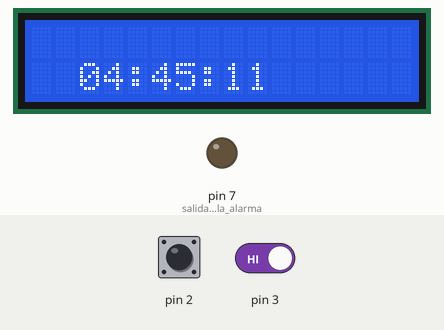
Simulated run of this sketch. Board: Arduino Uno, built with avr-gcc and run on an emulated ATmega328P. Shown: 16×2 character LCD, output pins drawn as LEDs (lit = HIGH). Inputs (shaded band) come from the test bench; at power-on: pin 2 HIGH, pin 3 HIGH. What the sketch prints to the serial monitor is not drawn.

Above: at 1.2 s.
1.3 s: pin 2 driven LOW
3.2 s: pin 2 driven HIGH
At 3.35 s:
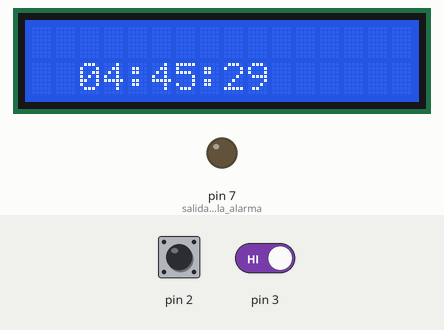
5.0 s: pin 3 driven LOW
6.9 s: pin 3 driven HIGH
At 7.05 s:
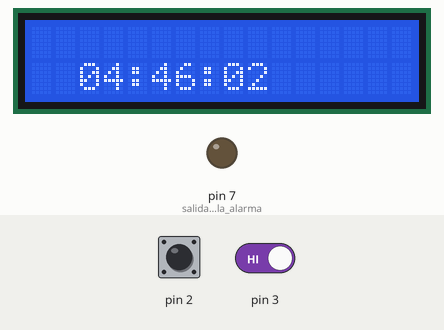
8.4 s: pin 2 driven LOW and pin 3 driven LOW
11.4 s: pin 2 pulsed HIGH 5 times (0.12 s each, 0.3 s apart)
Timing chart, 0 to 14.4 s (numbered marks = the images above; inputs shaded):
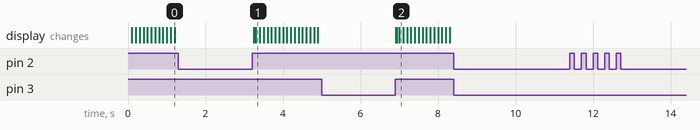

Measured:
- after the input at 1.3 s, every drawn part: stays the same
- after the input at 3.2 s, the display: first changes at once (image 1 shows a later state)
- after the input at 5.0 s, every drawn part: stays the same
- after the input at 6.9 s, the display: first changes at once (image 2 shows a later state)
- after the input at 8.4 s, every drawn part: stays the same
- after the input at 11.4 s, every drawn part: stays the same

The sketch:

Narvaez_Adonis_Alarma.ino
```cpp
/*UNIVERSIDAD TÉCNICA DEL NORTE
   FICA-CIERCOM
   MICROPROCESADOS

   Nombre: Adonis Narváez
   Fecha: 10-01-2019

   Temas:
   1.- Realizar un reloj con alarma mediante el uso de timers
*/
#include <LiquidCrystal.h>//libreria para el lcd
#include <MsTimer2.h>//libreria del timer 2


int cont = 0; //variable para los segundos
int minutos = 45; //variable para los minutos
int horas = 4; //variable para las horas

String minutero;  //variable para la cx serial
String horero;    //variable para la cx

int minuto;     //variable para la conversion de string a int
int hora;       //variable para la conversion de String a int

boolean a = true; //bandera
boolean b= false; //bandera


LiquidCrystal lcd (13, 12, 11, 10, 9, 8); //pines para conectar el lcd
void setup() {
  Serial.begin(9600); //inicializar la comunicacion serial
  pinMode(7, OUTPUT); //salida para la alarma
  attachInterrupt(0, on, LOW);  //interrupcion 1
  attachInterrupt(1, off, LOW); //interrupcion 2
  MsTimer2::set(100, reloj); //Configurar el timer2
  MsTimer2::start();  //inicializar el timer
  //configuracion inicial del lcd
  lcd.begin(16, 2);
  lcd.setCursor(4, 1);
  lcd.print(':');
  lcd.setCursor(7, 1);
  lcd.print(':');
  lcd.setCursor(8, 1);
  lcd.print(cont);
  lcd.setCursor(5, 1);
  lcd.print("00");
  lcd.setCursor(2, 1);
  lcd.print("00");
}

void loop() {
  //llamada al metodo de la alarma
  if (a == false) {
    alarma();
    a = true;
  }

}
//rutina del timer
void reloj() {
  cont++; //contador para los segundos

  if (cont > 59) {
    minutos++;  //Contador para los minutos
    cont = 0;   //resseteo de los segundos
    if (cont == 0) {
      lcd.setCursor(9, 1); //impresion en el lcd c
      lcd.print(" ");
    }
    if (minutos > 59) {
      horas++;    //contador para las horas
      minutos = 0; //reseteo de los minutos
      cont = 0;   //reseteo de los segundos
    }
    if (horas >= 24) { //Finalizacion del horero
      horas = 0; //reseteo de las horas
      minutos = 0; //reseteo de los minutos
      cont = 0; //reseteo de los segundos
    }
  }
  //impresion correcta en el lcd
  if (cont <= 9) {
    lcd.setCursor(9, 1);
    lcd.print(cont);
    lcd.setCursor(8, 1);
    lcd.print('0');
  } else {
    lcd.setCursor(8, 1);
    lcd.print(cont);
  }
  if (minutos <= 9) {
    lcd.setCursor(6, 1);
    lcd.print(minutos);
    lcd.setCursor(5, 1);
    lcd.print('0');
  } else {
    lcd.setCursor(5, 1);
    lcd.print(minutos);
  }

  if (horas <= 9) {
    lcd.setCursor(3, 1);
    lcd.print(horas);
    lcd.setCursor(2, 1);
    lcd.print('0');
  } else {
    lcd.setCursor(2, 1);
    lcd.print(horas);
  }
  //comparar tiempo de la alarma con la del reloj
  if(b==false){
if (hora < 24 && minuto < 60) {//limtes del horero y del minutero
    if (horas == hora && minutos == minuto) {
      digitalWrite(7, HIGH);  //salida en alto
    } else
    {
      digitalWrite(7, LOW);   //salida en bajo
    }
  } else {
    Serial.print("Hora ingresada incorrecta");  //mensaje de advertencia
  }
  }


}
//metodo de la alarma
void alarma() {
  if (Serial.available() > 0) {//ver si hay algo en la comunicacion serial
    b=false;
    Serial.print("Ingrese la hora: ");
    horero = Serial.readString();//lectura del string
    hora = String(horero).toInt();  //conversion de string a int
    delay(100);
    Serial.print("Ingrese los minutos: ");
    minutero = Serial.readString();//lectura del string
    minuto = String(minutero).toInt();//conversion de string a int
    delay(100);
    Serial.println("ALARMA DEFINIDA.!!");//mensaje de confirmacion


  }
}

//metodo de encendido de la alarma
void on() {
  a = false;
  Serial.println("Ingrese la alarma: ");

}
//metodo de apagado de la alarma
void off() {
  digitalWrite(7,LOW);//salida en bajo
  b=true;
  Serial.println("Alarma Apagada");

}
```
